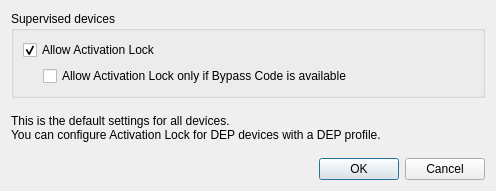
<?xml version="1.0" encoding="UTF-8"?>
<ui version="4.0">
 <class>ALBSettingsDialog</class>
 <widget class="QDialog" name="ALBSettingsDialog">
  <property name="geometry">
   <rect>
    <x>0</x>
    <y>0</y>
    <width>496</width>
    <height>191</height>
   </rect>
  </property>
  <property name="windowTitle">
   <string>Activation Lock Settings</string>
  </property>
  <layout class="QVBoxLayout" name="verticalLayout">
   <item>
    <widget class="QGroupBox" name="groupBox">
     <property name="title">
      <string>Supervised devices</string>
     </property>
     <layout class="QVBoxLayout" name="verticalLayout_2">
      <item>
       <widget class="QCheckBox" name="allowCheckBox">
        <property name="text">
         <string>Allow Activation Lock</string>
        </property>
        <property name="checked">
         <bool>true</bool>
        </property>
       </widget>
      </item>
      <item>
       <layout class="QHBoxLayout" name="horizontalLayout">
        <property name="leftMargin">
         <number>20</number>
        </property>
        <item>
         <widget class="QCheckBox" name="allowOnlyIfBypassCheckBox">
          <property name="text">
           <string>Allow Activation Lock only if Bypass Code is available</string>
          </property>
         </widget>
        </item>
       </layout>
      </item>
     </layout>
    </widget>
   </item>
   <item>
    <widget class="QLabel" name="label">
     <property name="text">
      <string>This is the default settings for all devices.
You can configure Activation Lock for DEP devices with a DEP profile.</string>
     </property>
    </widget>
   </item>
   <item>
    <widget class="QDialogButtonBox" name="buttonBox">
     <property name="orientation">
      <enum>Qt::Horizontal</enum>
     </property>
     <property name="standardButtons">
      <set>QDialogButtonBox::Cancel|QDialogButtonBox::Ok</set>
     </property>
    </widget>
   </item>
  </layout>
 </widget>
 <resources/>
 <connections>
  <connection>
   <sender>buttonBox</sender>
   <signal>accepted()</signal>
   <receiver>ALBSettingsDialog</receiver>
   <slot>accept()</slot>
   <hints>
    <hint type="sourcelabel">
     <x>248</x>
     <y>254</y>
    </hint>
    <hint type="destinationlabel">
     <x>157</x>
     <y>274</y>
    </hint>
   </hints>
  </connection>
  <connection>
   <sender>buttonBox</sender>
   <signal>rejected()</signal>
   <receiver>ALBSettingsDialog</receiver>
   <slot>reject()</slot>
   <hints>
    <hint type="sourcelabel">
     <x>316</x>
     <y>260</y>
    </hint>
    <hint type="destinationlabel">
     <x>286</x>
     <y>274</y>
    </hint>
   </hints>
  </connection>
 </connections>
</ui>
